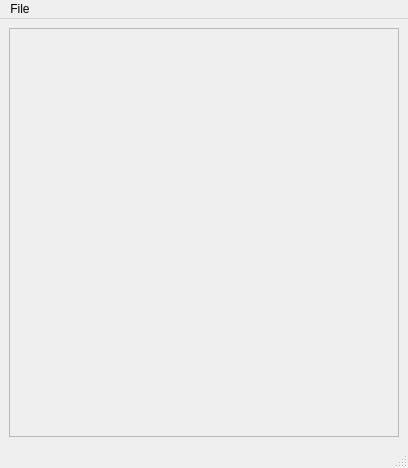
<?xml version="1.0" encoding="UTF-8"?>
<ui version="4.0">
 <class>ConfigGeneratorClass</class>
 <widget class="QMainWindow" name="ConfigGeneratorClass">
  <property name="geometry">
   <rect>
    <x>0</x>
    <y>0</y>
    <width>408</width>
    <height>468</height>
   </rect>
  </property>
  <property name="windowTitle">
   <string>MainWindow</string>
  </property>
  <widget class="QWidget" name="centralwidget">
   <layout class="QGridLayout" name="gridLayout">
    <item row="0" column="0">
     <widget class="QScrollArea" name="scrollArea">
      <property name="enabled">
       <bool>true</bool>
      </property>
      <property name="sizePolicy">
       <sizepolicy hsizetype="Expanding" vsizetype="Expanding">
        <horstretch>100</horstretch>
        <verstretch>100</verstretch>
       </sizepolicy>
      </property>
      <property name="minimumSize">
       <size>
        <width>200</width>
        <height>300</height>
       </size>
      </property>
      <property name="baseSize">
       <size>
        <width>100</width>
        <height>100</height>
       </size>
      </property>
      <property name="autoFillBackground">
       <bool>false</bool>
      </property>
      <property name="widgetResizable">
       <bool>true</bool>
      </property>
      <widget class="QWidget" name="scrollAreaWidgetContents">
       <property name="geometry">
        <rect>
         <x>0</x>
         <y>0</y>
         <width>388</width>
         <height>401</height>
        </rect>
       </property>
      </widget>
     </widget>
    </item>
   </layout>
  </widget>
  <widget class="QMenuBar" name="menubar">
   <property name="geometry">
    <rect>
     <x>0</x>
     <y>0</y>
     <width>408</width>
     <height>25</height>
    </rect>
   </property>
   <widget class="QMenu" name="menuFile">
    <property name="title">
     <string>File</string>
    </property>
    <addaction name="actionOpen_Parameters_Description_File"/>
    <addaction name="actionLoad_Parameters"/>
    <addaction name="actionSave_Parameters"/>
   </widget>
   <addaction name="menuFile"/>
  </widget>
  <widget class="QStatusBar" name="statusbar"/>
  <action name="actionOpen_Parameters_Description_File">
   <property name="text">
    <string>Open Parameters Description File</string>
   </property>
  </action>
  <action name="actionLoad_Parameters">
   <property name="text">
    <string>Load Parameters</string>
   </property>
  </action>
  <action name="actionSave_Parameters">
   <property name="text">
    <string>Save Parameters</string>
   </property>
  </action>
 </widget>
 <resources/>
 <connections>
  <connection>
   <sender>menubar</sender>
   <signal>triggered(QAction*)</signal>
   <receiver>ConfigGeneratorClass</receiver>
   <slot>menuBarAction(QAction*)</slot>
   <hints>
    <hint type="sourcelabel">
     <x>399</x>
     <y>10</y>
    </hint>
    <hint type="destinationlabel">
     <x>399</x>
     <y>299</y>
    </hint>
   </hints>
  </connection>
 </connections>
 <slots>
  <slot>menuBarAction(QAction*)</slot>
 </slots>
</ui>
